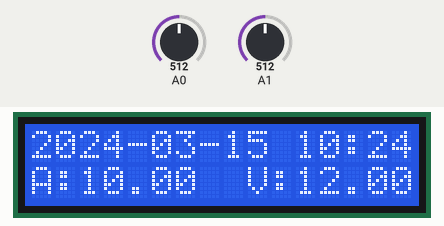
Bench run of a program on a simulated Arduino Uno, built with avr-gcc and run on an emulated ATmega328P. Parts: 16×2 character LCD. Inputs (shaded band) come from the test bench; at power-on: A0 = 512, A1 = 512. The local clock reads 2024-03-15 10:24:30 at power-on unless the program sets it; storage starts empty; EEPROM starts erased; what the program prints to the serial monitor is not drawn.

Above: at 2.3 s.
2.4 s: A0 set to 716
At 4.4 s:
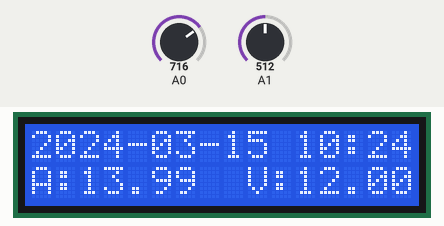
4.7 s: A1 set to 716
At 5.9 s:
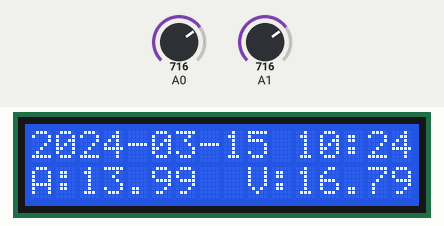
6.7 s: A0 set to 900
At 8.4 s:
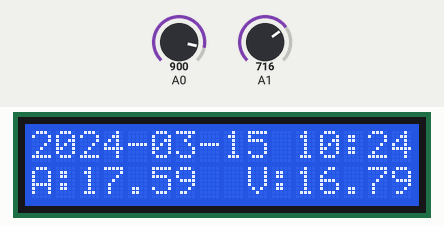
8.7 s: A1 set to 900
At 10.1 s:
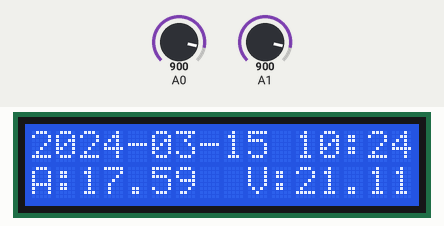
10.7 s: A0 set to 1023
At 11.7 s:
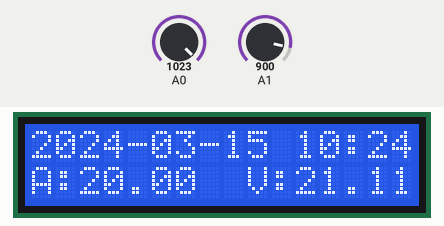
12.7 s: A1 set to 1023
At 14.4 s:
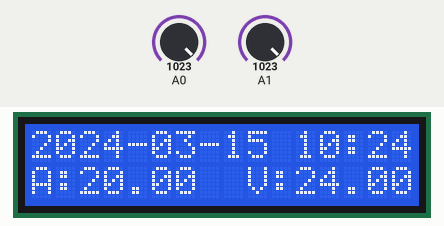
Timing chart, 0 to 15.9 s (numbered marks = the images above; inputs shaded):
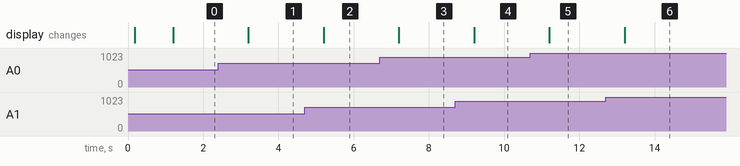

Measured:
- after the input at 2.4 s, the display: changes after 0.80 s (image 1)
- after the input at 4.7 s, the display: changes after 0.50 s (image 2)
- after the input at 6.7 s, the display: changes after 0.50 s (image 3)
- after the input at 8.7 s, the display: changes after 0.50 s (image 4)
- after the input at 10.7 s, the display: changes after 0.50 s (image 5)
- after the input at 12.7 s, the display: changes after 0.50 s (image 6)

The program:

main.cpp
```cpp
/*
 * PLTS MONITORING
 */
#include <SPI.h>
#include <SD.h>
#include <LiquidCrystal.h>
#include <DS3232RTC.h>
#include "MachineEnum/MachineEnum.h"
#include "MachineData/MachineData.h"
#include "Sensor/Sensor.h"

MachineData *mData;
LiquidCrystal *lcd;
Sensor *current;
Sensor *voltage;
DS3232RTC *rtc;

void sensorInit();
void rtcInit();
void sdInit();

void setup()
{
  // initialize the library by associating any needed LCD interface pin
  // with the arduino pin number it is connected to
  const uint8_t rs = 2, en = 3, d4 = 4, d5 = 5, d6 = 6, d7 = 7;
  lcd = new LiquidCrystal(rs, en, d4, d5, d6, d7);
  // set up the LCD's number of columns and rows:
  lcd->begin(16, 2);
  // Print a message to the LCD->
  lcd->print("Machine Setup...");
  //
  Serial.begin(9600);
  // Serial.println("Init");
  //
  mData = new MachineData;
  //
  sensorInit();
  //
  rtcInit();
  //
  sdInit();
  //

  lcd->setCursor(0, 1);
  lcd->print("      DONE      ");
  delay(1000);
  lcd->clear();
}

void loop()
{
  unsigned long prevMillisLog = 0;
  const long intervalLog = 1000; // ms
  char logText[32];              // yyyy-MM-dd;hh:mm:ss;AA.AA;VV.VV

  while (1)
  {
    unsigned long currentMillis = millis();

    if (currentMillis - prevMillisLog >= intervalLog)
    {
      prevMillisLog = currentMillis;

      // Sensor Reading
      current->setSensorValueAdc(analogRead(A0));
      current->routineTask();
      voltage->setSensorValueAdc(analogRead(A1));
      voltage->routineTask();
      //

      // Data Logging
      char dateStr[11];
      char timeStr[9];
      char ampsStr[6];
      char voltsStr[6];

      double amps = double(current->getSensorValue()) / 100.0;
      double volts = double(voltage->getSensorValue()) / 100.0;

      sprintf(dateStr, "%04d-%02d-%02d", year(), month(), day());
      sprintf(timeStr, "%02d:%02d:%02d", hour(), minute(), second());
      dtostrf(amps, 4, 2, ampsStr);
      dtostrf(volts, 4, 2, voltsStr);

      sprintf(logText, "%s;%s;%s;%s", dateStr, timeStr, ampsStr, voltsStr);

      // open the file. note that only one file can be open at a time,
      // so you have to close this one before opening another.
      File dataFile = SD.open("datalog.csv", FILE_WRITE);
      // if the file is available, write to it:
      if (dataFile)
      {
        dataFile.println(logText);
        dataFile.close();
        // print to the serial port too:
        Serial.println(logText);
      }
      // if the file isn't open, pop up an error:
      else
      {
        // Serial.println("error opening datalog.csv");
      }
      //

      // Display on LCD
      char row1Str[17], row2Str[17];
      timeStr[5] = '\0';
      sprintf(row1Str, "%s %s", dateStr, timeStr);
      sprintf(row2Str, "A:%s  V:%s", ampsStr, voltsStr);

      lcd->clear();
      lcd->home();
      lcd->print(row1Str);
      lcd->setCursor(0, 1);
      lcd->print(row2Str);
      //
    }
  }
}

/// @brief Sensor initialization (must init the MachineData instance first)
void sensorInit()
{
  if (mData == NULL)
  {
    // Serial.println("mData is not defined!");
    return;
  }
  current = new Sensor;
  voltage = new Sensor;

  // Current Sensor Init
  current->setSpSensorValue(CalPoint_1, mData->getSpCurrentSensor(CalPoint_1));
  current->setSpSensorValue(CalPoint_2, mData->getSpCurrentSensor(CalPoint_2));
  current->setSpSensorValue(CalPoint_3, mData->getSpCurrentSensor(CalPoint_3));
  current->setSpSensorValueAdc(CalPoint_1, mData->getSpCurrentSensorAdc(CalPoint_1));
  current->setSpSensorValueAdc(CalPoint_2, mData->getSpCurrentSensorAdc(CalPoint_2));
  current->setSpSensorValueAdc(CalPoint_3, mData->getSpCurrentSensorAdc(CalPoint_3));
  current->initScope();

  // Voltage Sensor Init
  voltage->setSpSensorValue(CalPoint_1, mData->getSpVoltageSensor(CalPoint_1));
  voltage->setSpSensorValue(CalPoint_2, mData->getSpVoltageSensor(CalPoint_2));
  voltage->setSpSensorValue(CalPoint_3, mData->getSpVoltageSensor(CalPoint_3));
  voltage->setSpSensorValueAdc(CalPoint_1, mData->getSpVoltageSensorAdc(CalPoint_1));
  voltage->setSpSensorValueAdc(CalPoint_2, mData->getSpVoltageSensorAdc(CalPoint_2));
  voltage->setSpSensorValueAdc(CalPoint_3, mData->getSpVoltageSensorAdc(CalPoint_3));
  voltage->initScope();
}

void rtcInit()
{
  rtc = new DS3232RTC;

  rtc->begin();
  setSyncProvider(rtc->get);
  if (timeStatus() == timeSet)
  {
    if (year() < 2024)
    {
      time_t t;
      tmElements_t tm;
      tm.Year = CalendarYrToTm(2024);
      tm.Month = 1;
      tm.Day = 25;
      tm.Hour = 23;
      tm.Minute = 59;
      tm.Second = 59;
      t = makeTime(tm);
      rtc->set(t);
      setTime(t);
    }
  }
}

void sdInit()
{
  const int chipSelect = 10;

  // Serial.print("Initializing SD card...");

  // see if the card is present and can be initialized:
  if (!SD.begin(chipSelect))
  {
    // Serial.println("Card failed, or not present");
    // don't do anything more:
    while (1)
      ;
  }
  // Serial.println("card initialized.");

  // One time execution only
  // open the file. note that only one file can be open at a time,
  // so you have to close this one before opening another.
  File dataFile = SD.open("datalog.csv", FILE_WRITE);
  // if the file is available, write to it:
  if (dataFile)
  {
    dataFile.println("Date;Time;Current (A);Voltage(V)");
    dataFile.close();
    // print to the serial port too:
    // Serial.println("Date;Time;Current (A);Voltage(V)");
  }
  // if the file isn't open, pop up an error:
  else
  {
    Serial.println("error opening datalog.csv");
  }
  //
}
```

MachineData.cpp
```cpp
#include "MachineData.h"
#include <EEPROM.h>

MachineData::MachineData(void)
{
    // Serial.println("MachineData constructor!");
    // m_machineState = 0;

    readEeprom();
}

MachineData::~MachineData()
{
    // Serial.println("MachineData destructor!");
}

void MachineData::updateEeprom()
{
    m_data.checksum = calculateChecksum(m_data);
    EEPROM.put(0, m_data);
}

/// @brief return true if the data match checksum
bool MachineData::readEeprom()
{
    ee_data dataTemp;
    EEPROM.get(0, dataTemp);

    uint8_t checksum = dataTemp.checksum;
    if (checksum == calculateChecksum(dataTemp))
    {
        m_data = dataTemp;
        Serial.println("Data checksum is matched!");
        return true;
    }
    else
    {
        initEeprom();
        Serial.println("Data checksum doesn't match!");
        return false;
    }
}

void MachineData::initEeprom()
{
    m_data.spCurrentSensor[CalPoint_1] = 0;
    m_data.spCurrentSensor[CalPoint_2] = 1000; // 10.00 A
    m_data.spCurrentSensor[CalPoint_3] = 2000; // 20.00 A
    m_data.spCurrentSensorAdc[CalPoint_1] = 0; // 0~1023
    m_data.spCurrentSensorAdc[CalPoint_2] = 512;
    m_data.spCurrentSensorAdc[CalPoint_3] = 1023;
    m_data.spVoltageSensor[CalPoint_1] = 0;
    m_data.spVoltageSensor[CalPoint_2] = 1200; // 12.00 V
    m_data.spVoltageSensor[CalPoint_3] = 2400; // 24.00 V
    m_data.spVoltageSensorAdc[CalPoint_1] = 0; // 0~1023
    m_data.spVoltageSensorAdc[CalPoint_2] = 512;
    m_data.spVoltageSensorAdc[CalPoint_3] = 1023;
    updateEeprom();
}

uint8_t MachineData::calculateChecksum(const ee_data &data)
{
    const unsigned char *byteData = reinterpret_cast<const unsigned char *>(&data);
    uint8_t checksum = 0;

    for (size_t i = 0; i < sizeof(data) - sizeof(checksum); ++i)
    {
        checksum += byteData[i];
    }

    return checksum;
}

// uint8_t MachineData::getMachineState() const { return m_machineState; }

int MachineData::getSpCurrentSensor(uint8_t point)
{
    point = constrain(point, CalPoint_1, CalPoint_3);
    return m_data.spCurrentSensor[point];
}

int MachineData::getSpCurrentSensorAdc(uint8_t point)
{
    point = constrain(point, CalPoint_1, CalPoint_3);
    return m_data.spCurrentSensorAdc[point];
}

int MachineData::getSpVoltageSensor(uint8_t point)
{
    point = constrain(point, CalPoint_1, CalPoint_3);
    return m_data.spVoltageSensor[point];
}

int MachineData::getSpVoltageSensorAdc(uint8_t point)
{
    point = constrain(point, CalPoint_1, CalPoint_3);
    return m_data.spVoltageSensorAdc[point];
}

// void MachineData::setMachineData(uint8_t newValue)
// {
//     if (m_machineState == newValue)
//         return;
//     m_machineState = newValue;
// }

void MachineData::setSpCurrentSensor(uint8_t point, int newValue)
{
    point = constrain(point, CalPoint_1, CalPoint_3);
    if (m_data.spCurrentSensor[point] == newValue)
        return;
    m_data.spCurrentSensor[point] = newValue;
}

void MachineData::setSpCurrentSensorAdc(uint8_t point, int newValue)
{
    point = constrain(point, CalPoint_1, CalPoint_3);
    if (m_data.spCurrentSensorAdc[point] == newValue)
        return;
    m_data.spCurrentSensorAdc[point] = newValue;
}

void MachineData::setSpVoltageSensor(uint8_t point, int newValue)
{
    point = constrain(point, CalPoint_1, CalPoint_3);
    if (m_data.spVoltageSensor[point] == newValue)
        return;
    m_data.spVoltageSensor[point] = newValue;
}

void MachineData::setSpVoltageSensorAdc(uint8_t point, int newValue)
{
    point = constrain(point, CalPoint_1, CalPoint_3);
    if (m_data.spVoltageSensorAdc[point] == newValue)
        return;
    m_data.spVoltageSensorAdc[point] = newValue;
}
```

MachineData.h
```cpp
#pragma once
#include "Arduino.h"
#include "../MachineEnum/MachineEnum.h"

typedef struct EEPROM_Data
{
    int spCurrentSensor[CalPoint_Total];
    int spCurrentSensorAdc[CalPoint_Total];
    int spVoltageSensor[CalPoint_Total];
    int spVoltageSensorAdc[CalPoint_Total];
    uint8_t checksum;
} ee_data;

class MachineData
{
public:
    // Constructor
    MachineData(void);
    ~MachineData();

    // Member function
    void updateEeprom();
    bool readEeprom();
    void initEeprom();
    uint8_t calculateChecksum(const ee_data &data);

    // Member function to get data
    // uint8_t getMachineState() const;
    int getSpCurrentSensor(uint8_t point);
    int getSpCurrentSensorAdc(uint8_t point);
    int getSpVoltageSensor(uint8_t point);
    int getSpVoltageSensorAdc(uint8_t point);

    // Member function to set data
    // void setMachineState(uint8_t newValue);
    void setSpCurrentSensor(uint8_t point, int newValue);
    void setSpCurrentSensorAdc(uint8_t point, int newValue);
    void setSpVoltageSensor(uint8_t point, int newValue);
    void setSpVoltageSensorAdc(uint8_t point, int newValue);

private:
    ee_data m_data;

    // uint8_t m_machineState; // Data member of the class
};
```

MachineEnum.h
```cpp
#pragma once

/// @brief  Enum
// enum EnumMachineState
// {
//     MachineState_Setup,
//     MachineState_Loop,
//     MachineState_Stop
// };
enum EnumCalibrationPoint
{
    CalPoint_1,
    CalPoint_2,
    CalPoint_3,
    CalPoint_Total
};
```

Sensor.cpp
```cpp
#include "Sensor.h"

Sensor::Sensor(void)
{
    // Serial.println("Sensor constructor!");
    m_sensorValue = 0;
    m_sensorValueAdc = 0;
    // m_sensorValueAdcFiltered = 0;
    // m_sensorValueAdcTotal = 0;

    for (uint8_t i = 0; i < CalPoint_Total; i++)
    {
        m_spSensorValue[i] = 0;
        m_spSensorValueAdc[i] = 0;
    }
    for (uint8_t i = 0; i < CalPoint_Total - 1; i++)
    {
        m_m[i] = 0;
        m_b[i] = 0;
    }
}

Sensor::~Sensor()
{
    // Serial.println("Sensor destructor!");
}

void Sensor::routineTask()
{
    // _filterMovingAverageAdc();

    int sensorAdc = m_sensorValueAdc;
    double sensorValue = 0;

    if (sensorAdc < m_spSensorValueAdc[CalPoint_1])
    {
        sensorValue = 0;
    }
    else if (sensorAdc < m_spSensorValueAdc[CalPoint_2])
    {
        if (m_m[CalPoint_2 - 1] != 0)
            sensorValue = ((double)sensorAdc - m_b[CalPoint_2 - 1]) / m_m[CalPoint_2 - 1];
    }
    else
    {
        if (m_m[CalPoint_3 - 1] != 0)
            sensorValue = ((double)sensorAdc - m_b[CalPoint_3 - 1]) / m_m[CalPoint_3 - 1];
    }
    m_sensorValue = round(sensorValue);
    // Serial.print("sensorValue ");
    // Serial.print(sensorValue);
    // Serial.print(" m_sensorValue ");
    // Serial.println(m_sensorValue);
}

void Sensor::initScope()
{
    double temp = (m_spSensorValue[CalPoint_2] - m_spSensorValue[CalPoint_1]);
    if (temp != 0)
    {
        m_m[CalPoint_1] = (static_cast<double>(m_spSensorValueAdc[CalPoint_2] - m_spSensorValueAdc[CalPoint_1])) / temp;
        m_b[CalPoint_1] = (static_cast<double>(m_spSensorValueAdc[CalPoint_1])) - (m_m[CalPoint_1] * m_spSensorValue[CalPoint_1]);
    }

    temp = (m_spSensorValue[CalPoint_3] - m_spSensorValue[CalPoint_2]);
    if (temp != 0)
    {
        m_m[CalPoint_2] = (static_cast<double>(m_spSensorValueAdc[CalPoint_3] - m_spSensorValueAdc[CalPoint_2])) / temp;
        m_b[CalPoint_2] = (static_cast<double>(m_spSensorValueAdc[CalPoint_2])) - (m_m[CalPoint_2] * m_spSensorValue[CalPoint_2]);
    }
}

int Sensor::getSpSensorValue(uint8_t point) const
{
    point = constrain(point, CalPoint_1, CalPoint_3);
    return m_spSensorValue[point];
}

int Sensor::getSpSensorValueAdc(uint8_t point) const
{
    point = constrain(point, CalPoint_1, CalPoint_3);
    return m_spSensorValueAdc[point];
}

int Sensor::getSensorValue() const
{
    return m_sensorValue;
}

int Sensor::getSensorValueAdc() const
{
    return m_sensorValueAdc;
}

// bool Sensor::getMovingAverageEnabled() const
// {
//     return m_movingAverageEnabled;
// }

void Sensor::setSpSensorValue(uint8_t point, int newValue)
{
    point = constrain(point, CalPoint_1, CalPoint_3);
    if (m_spSensorValue[point] == newValue)
        return;
    m_spSensorValue[point] = newValue;
}

void Sensor::setSpSensorValueAdc(uint8_t point, int newValue)
{
    point = constrain(point, CalPoint_1, CalPoint_3);
    if (m_spSensorValueAdc[point] == newValue)
        return;
    m_spSensorValueAdc[point] = newValue;
}

void Sensor::setSensorValue(int newValue)
{
    if (m_sensorValue == newValue)
        return;
    m_sensorValue = newValue;
}

void Sensor::setSensorValueAdc(int newValue)
{
    if (m_sensorValueAdc == newValue)
        return;
    m_sensorValueAdc = newValue;
}
```

Sensor.h
```cpp
#pragma once
#include "Arduino.h"
#include "../MachineEnum/MachineEnum.h"

// #define MOVINGAVERAGE 20

class Sensor
{
public:
    // Constructor
    Sensor(void);
    ~Sensor();

    // Member function
    void routineTask();
    void initScope();

    // Member function to get data
    int getSpSensorValue(uint8_t point) const;
    int getSpSensorValueAdc(uint8_t point) const;
    int getSensorValue() const;
    int getSensorValueAdc() const;
    // bool getMovingAverageEnabled() const;

    // Member function to set data
    void setSpSensorValue(uint8_t point, int newValue);
    void setSpSensorValueAdc(uint8_t point, int newValue);
    void setSensorValue(int newValue);
    void setSensorValueAdc(int newValue);
    // void setMovingAverageEnabled(bool enable);

private:
    // Moving Average Filter
    // void _filterMovingAverageAdc();
    // uint32_t m_sensorValueAdcTotal;
    // bool m_movingAverageEnabled;

    // Data member of the class
    int m_sensorValue;
    int m_sensorValueAdc;
    // int m_sensorValueAdcFiltered;
    int m_spSensorValue[CalPoint_Total];
    int m_spSensorValueAdc[CalPoint_Total];

    // scope
    double m_m[CalPoint_Total - 1];
    double m_b[CalPoint_Total - 1];

    // Declare a vector of int
    // int m_sensorValueArray[MOVINGAVERAGE];
};
```
